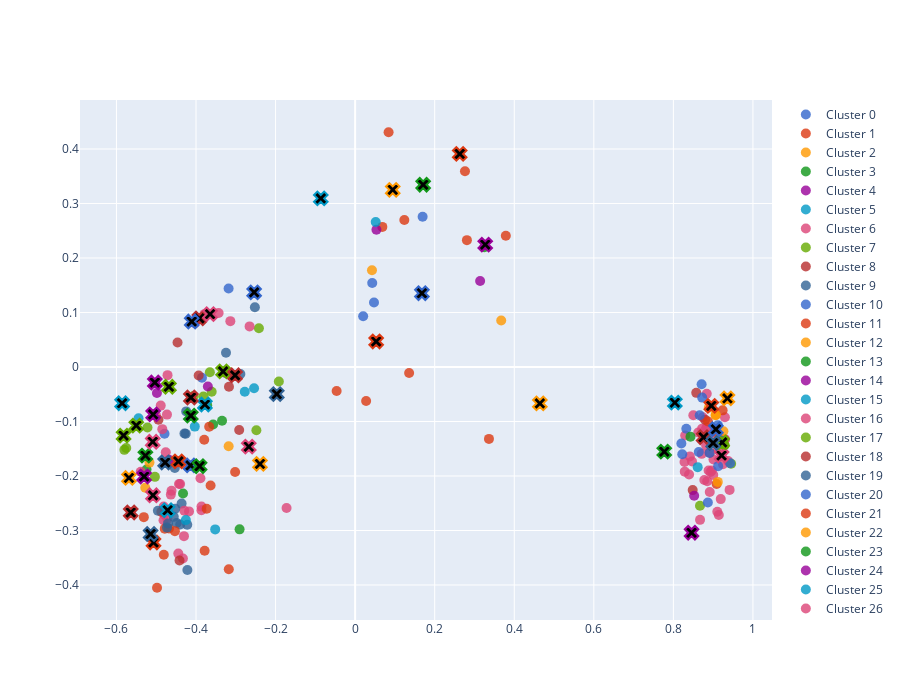

Source (notebook cell):
### Code cell
import numpy as np
import pandas as pd
import plotly.express as px
from sklearn.decomposition import PCA
import plotly.graph_objects as go

cluster_num = 200
mode = "joint"
epoch = 60
data_dir = "drama_sci-fi"
# cluster_range = (5, 10)
user_embeddings = np.load(f'res/{data_dir}/{cluster_num}/{mode}/user_embedding_{epoch}.npy')
cluster_labels = np.load(f'res/{data_dir}/{cluster_num}/{mode}/user_proto_label_{epoch}.npy')
cluster_embedding = np.load(f'res/{data_dir}/{cluster_num}/{mode}/cluster_embedding_{epoch}.npy')
gender_labels = np.load(f'res/{data_dir}/{cluster_num}/{mode}/gender_label_{epoch}.npy')

mask = gender_labels==1
male =np.unique(cluster_labels[mask], return_counts=True)
female =np.unique(cluster_labels[~mask], return_counts=True)
male_label,male_count = male[0], male[1]
female_label,female_count = female[0], female[1]
# cluster_range = sorted(list(set(male_label[np.where(male_count<10)]).intersection(set(female_label[np.where(female_count>10)]))))
set(male_label[np.where(male_count<20)]).intersection(set(female_label[np.where(female_count>20)]))
intersec_label = np.array(list(set(male_label).intersection(set(female_label))))
inter_female_count = female_count[[ True if l in intersec_label else False for l in female_label ]]
inter_male_count = male_count[[ True if l in intersec_label else False for l in male_label ]]
# cluster_range = intersec_label[[True if fc>mc else False for fc,mc in zip(inter_female_count,inter_male_count) ]]
target_label = intersec_label[[True if fc>mc else False for fc,mc in zip(inter_female_count,inter_male_count) ]]
diff = [fc/mc  for fc,mc in zip(inter_female_count,inter_male_count) if fc>mc]
res = [(l,dif) for l,dif in zip(target_label,diff)]
res.sort(key=lambda x:x[1],reverse=True)
cluster_range = sorted([l for l,d in res])
print(cluster_range)
pca = PCA(n_components=2)
embeddings_reduced = pca.fit_transform(user_embeddings)
cluster_embedding_reduced = pca.transform(cluster_embedding)[cluster_range]
df_plot = pd.DataFrame(embeddings_reduced, columns=['x', 'y'])
df_plot['cluster'] = cluster_labels
df_plot['gender'] = gender_labels
df_plot['gender'] = df_plot['gender'].apply(lambda x: "male" if x == 1 else "female")
# print("number of male data:",len(df_plot[df_plot['gender']=="male"]))
df_plot=df_plot[df_plot['gender']=="female"].reset_index(drop=True)
df_plot_filtered = df_plot[(df_plot['cluster'].isin(cluster_range))].sort_values('cluster')
target_index = df_plot_filtered.index   
print("number of female data:",len(df_plot_filtered))


mode = "female"
user_embeddings = np.load(f'res/{data_dir}/{cluster_num}/{mode}/user_embedding_{epoch}.npy')
cluster_labels = np.load(f'res/{data_dir}/{cluster_num}/{mode}/user_proto_label_{epoch}.npy')
cluster_embedding = np.load(f'res/{data_dir}/{cluster_num}/{mode}/cluster_embedding_{epoch}.npy')

# Perform PCA to reduce to 3 dimensions
pca = PCA(n_components=2)
embeddings_reduced = pca.fit_transform(user_embeddings)
cluster_embedding_reduced = pca.transform(cluster_embedding)
# Prepare the data for plotting
df_plot = pd.DataFrame(embeddings_reduced, columns=['x', 'y'])
df_plot['cluster'] = cluster_labels
df_plot = df_plot.iloc[target_index]

df_clusters = pd.DataFrame(cluster_embedding_reduced[df_plot['cluster'].unique()], columns=['x', 'y'])
df_clusters['cluster'] = range(len(cluster_embedding_reduced[df_plot['cluster'].unique()]))  

df_plot['cluster'] = df_plot['cluster'].astype(str)
# Create and show the 3D scatter plot
# fig = px.scatter(df_plot_filtered, x='x', y='y',
#                     color='cluster', 
#                     title='2D Plot of User Embeddings',
#                     labels={'cluster': 'Cluster Label'},
#                     width=1000,  # Specify the width here
#                     height=800,
# )
fig = go.Figure()
symbols_for_gender = {'male': 'circle', 'female': 'square'}
colors_for_legend = px.colors.qualitative.G10
for i in range(len(df_clusters)):
    fig.add_trace(
        go.Scatter(
            x=[None], y=[None],  # No data points, so it doesn't show in the plot
            mode='markers',
            marker=dict(
                size=10,
                color=colors_for_legend[i % len(colors_for_legend)],  # Use cluster color
            ),
            name=f'Cluster {i}',
            legendgroup='cluster'
        )
    )

# Add a trace for each cluster-gender combination without adding them to legend
for i, cluster in enumerate(df_plot['cluster'].unique()):
    df_subset = df_plot[(df_plot['cluster'] == cluster)]
    fig.add_trace(
        go.Scatter(
            x=df_subset['x'],
            y=df_subset['y'],
            mode='markers',
            marker=dict(
                size=12,
                color=colors_for_legend[i % len(colors_for_legend)],  # Loop through colors
                symbol="circle",
                opacity=0.7
            ),
            # name=f'{cluster}, {gender}',
            # legendgroup=gender,
            showlegend=False  # Set showlegend to False
        )
    )
fig.update_traces(marker=dict(size=10, opacity=0.8))
for i, row in df_clusters.iterrows():
    fig.add_trace(
        go.Scatter(
            x=[row['x']],
            y=[row['y']],
            mode='markers',
            marker=dict(
                size=12,
                color='black',  # Color for cluster centers
                line=dict(
                    color=colors_for_legend[i % len(colors_for_legend)],
                    width=2
                ),
                symbol='x'
            ),
            showlegend=False
        )
    )
fig.update_layout(
   
    height=700,  # Adjust the height as needed
    width=900,   # Adjust the width as needed
)
fig.show()

### Figure 1 — Plotly figure (JSON) as saved in the notebook; plotly's stock layout.template omitted (floating-point values rounded to 4 significant figures)
{"data": [{"legendgroup": "cluster", "marker": {"color": "#3366CC", "opacity": 0.8, "size": 10}, "mode": "markers", "name": "Cluster 0", "type": "scatter", "x": [null], "y": [null]}, {"legendgroup": "cluster", "marker": {"color": "#DC3912", "opacity": 0.8, "size": 10}, "mode": "markers", "name": "Cluster 1", "type": "scatter", "x": [null], "y": [null]}, {"legendgroup": "cluster", "marker": {"color": "#FF9900", "opacity": 0.8, "size": 10}, "mode": "markers", "name": "Cluster 2", "type": "scatter", "x": [null], "y": [null]}, {"legendgroup": "cluster", "marker": {"color": "#109618", "opacity": 0.8, "size": 10}, "mode": "markers", "name": "Cluster 3", "type": "scatter", "x": [null], "y": [null]}, {"legendgroup": "cluster", "marker": {"color": "#990099", "opacity": 0.8, "size": 10}, "mode": "markers", "name": "Cluster 4", "type": "scatter", "x": [null], "y": [null]}, {"legendgroup": "cluster", "marker": {"color": "#0099C6", "opacity": 0.8, "size": 10}, "mode": "markers", "name": "Cluster 5", "type": "scatter", "x": [null], "y": [null]}, {"legendgroup": "cluster", "marker": {"color": "#DD4477", "opacity": 0.8, "size": 10}, "mode": "markers", "name": "Cluster 6", "type": "scatter", "x": [null], "y": [null]}, {"legendgroup": "cluster", "marker": {"color": "#66AA00", "opacity": 0.8, "size": 10}, "mode": "markers", "name": "Cluster 7", "type": "scatter", "x": [null], "y": [null]}, {"legendgroup": "cluster", "marker": {"color": "#B82E2E", "opacity": 0.8, "size": 10}, "mode": "markers", "name": "Cluster 8", "type": "scatter", "x": [null], "y": [null]}, {"legendgroup": "cluster", "marker": {"color": "#316395", "opacity": 0.8, "size": 10}, "mode": "markers", "name": "Cluster 9", "type": "scatter", "x": [null], "y": [null]}, {"legendgroup": "cluster", "marker": {"color": "#3366CC", "opacity": 0.8, "size": 10}, "mode": "markers", "name": "Cluster 10", "type": "scatter", "x": [null], "y": [null]}, {"legendgroup": "cluster", "marker": {"color": "#DC3912", "opacity": 0.8, "size": 10}, "mode": "markers", "name": "Cluster 11", "type": "scatter", "x": [null], "y": [null]}, {"legendgroup": "cluster", "marker": {"color": "#FF9900", "opacity": 0.8, "size": 10}, "mode": "markers", "name": "Cluster 12", "type": "scatter", "x": [null], "y": [null]}, {"legendgroup": "cluster", "marker": {"color": "#109618", "opacity": 0.8, "size": 10}, "mode": "markers", "name": "Cluster 13", "type": "scatter", "x": [null], "y": [null]}, {"legendgroup": "cluster", "marker": {"color": "#990099", "opacity": 0.8, "size": 10}, "mode": "markers", "name": "Cluster 14", "type": "scatter", "x": [null], "y": [null]}, {"legendgroup": "cluster", "marker": {"color": "#0099C6", "opacity": 0.8, "size": 10}, "mode": "markers", "name": "Cluster 15", "type": "scatter", "x": [null], "y": [null]}, {"legendgroup": "cluster", "marker": {"color": "#DD4477", "opacity": 0.8, "size": 10}, "mode": "markers", "name": "Cluster 16", "type": "scatter", "x": [null], "y": [null]}, {"legendgroup": "cluster", "marker": {"color": "#66AA00", "opacity": 0.8, "size": 10}, "mode": "markers", "name": "Cluster 17", "type": "scatter", "x": [null], "y": [null]}, {"legendgroup": "cluster", "marker": {"color": "#B82E2E", "opacity": 0.8, "size": 10}, "mode": "markers", "name": "Cluster 18", "type": "scatter", "x": [null], "y": [null]}, {"legendgroup": "cluster", "marker": {"color": "#316395", "opacity": 0.8, "size": 10}, "mode": "markers", "name": "Cluster 19", "type": "scatter", "x": [null], "y": [null]}, {"legendgroup": "cluster", "marker": {"color": "#3366CC", "opacity": 0.8, "size": 10}, "mode": "markers", "name": "Cluster 20", "type": "scatter", "x": [null], "y": [null]}, {"legendgroup": "cluster", "marker": {"color": "#DC3912", "opacity": 0.8, "size": 10}, "mode": "markers", "name": "Cluster 21", "type": "scatter", "x": [null], "y": [null]}, {"legendgroup": "cluster", "marker": {"color": "#FF9900", "opacity": 0.8, "size": 10}, "mode": "markers", "name": "Cluster 22", "type": "scatter", "x": [null], "y": [null]}, {"legendgroup": "cluster", "marker": {"color": "#109618", "opacity": 0.8, "size": 10}, "mode": "markers", "name": "Cluster 23", "type": "scatter", "x": [null], "y": [null]}, {"legendgroup": "cluster", "marker": {"color": "#990099", "opacity": 0.8, "size": 10}, "mode": "markers", "name": "Cluster 24", "type": "scatter", "x": [null], "y": [null]}, {"legendgroup": "cluster", "marker": {"color": "#0099C6", "opacity": 0.8, "size": 10}, "mode": "markers", "name": "Cluster 25", "type": "scatter", "x": [null], "y": [null]}, {"legendgroup": "cluster", "marker": {"color": "#DD4477", "opacity": 0.8, "size": 10}, "mode": "markers", "name": "Cluster 26", "type": "scatter", "x": [null], "y": [null]}, {"legendgroup": "cluster", "marker": {"color": "#66AA00", "opacity": 0.8, "size": 10}, "mode": "markers", "name": "Cluster 27", "type": "scatter", "x": [null], "y": [null]}, {"legendgroup": "cluster", "marker": {"color": "#B82E2E", "opacity": 0.8, "size": 10}, "mode": "markers", "name": "Cluster 28", "type": "scatter", "x": [null], "y": [null]}, {"legendgroup": "cluster", "marker": {"color": "#316395", "opacity": 0.8, "size": 10}, "mode": "markers", "name": "Cluster 29", "type": "scatter", "x": [null], "y": [null]}, {"legendgroup": "cluster", "marker": {"color": "#3366CC", "opacity": 0.8, "size": 10}, "mode": "markers", "name": "Cluster 30", "type": "scatter", "x": [null], "y": [null]}, {"legendgroup": "cluster", "marker": {"color": "#DC3912", "opacity": 0.8, "size": 10}, "mode": "markers", "name": "Cluster 31", "type": "scatter", "x": [null], "y": [null]}, {"legendgroup": "cluster", "marker": {"color": "#FF9900", "opacity": 0.8, "size": 10}, "mode": "markers", "name": "Cluster 32", "type": "scatter", "x": [null], "y": [null]}, {"legendgroup": "cluster", "marker": {"color": "#109618", "opacity": 0.8, "size": 10}, "mode": "markers", "name": "Cluster 33", "type": "scatter", "x": [null], "y": [null]}, {"legendgroup": "cluster", "marker": {"color": "#990099", "opacity": 0.8, "size": 10}, "mode": "markers", "name": "Cluster 34", "type": "scatter", "x": [null], "y": [null]}, {"legendgroup": "cluster", "marker": {"color": "#0099C6", "opacity": 0.8, "size": 10}, "mode": "markers", "name": "Cluster 35", "type": "scatter", "x": [null], "y": [null]}, {"legendgroup": "cluster", "marker": {"color": "#DD4477", "opacity": 0.8, "size": 10}, "mode": "markers", "name": "Cluster 36", "type": "scatter", "x": [null], "y": [null]}, {"legendgroup": "cluster", "marker": {"color": "#66AA00", "opacity": 0.8, "size": 10}, "mode": "markers", "name": "Cluster 37", "type": "scatter", "x": [null], "y": [null]}, {"legendgroup": "cluster", "marker": {"color": "#B82E2E", "opacity": 0.8, "size": 10}, "mode": "markers", "name": "Cluster 38", "type": "scatter", "x": [null], "y": [null]}, {"legendgroup": "cluster", "marker": {"color": "#316395", "opacity": 0.8, "size": 10}, "mode": "markers", "name": "Cluster 39", "type": "scatter", "x": [null], "y": [null]}, {"legendgroup": "cluster", "marker": {"color": "#3366CC", "opacity": 0.8, "size": 10}, "mode": "markers", "name": "Cluster 40", "type": "scatter", "x": [null], "y": [null]}, {"legendgroup": "cluster", "marker": {"color": "#DC3912", "opacity": 0.8, "size": 10}, "mode": "markers", "name": "Cluster 41", "type": "scatter", "x": [null], "y": [null]}, {"legendgroup": "cluster", "marker": {"color": "#FF9900", "opacity": 0.8, "size": 10}, "mode": "markers", "name": "Cluster 42", "type": "scatter", "x": [null], "y": [null]}, {"legendgroup": "cluster", "marker": {"color": "#109618", "opacity": 0.8, "size": 10}, "mode": "markers", "name": "Cluster 43", "type": "scatter", "x": [null], "y": [null]}, {"legendgroup": "cluster", "marker": {"color": "#990099", "opacity": 0.8, "size": 10}, "mode": "markers", "name": "Cluster 44", "type": "scatter", "x": [null], "y": [null]}, {"legendgroup": "cluster", "marker": {"color": "#0099C6", "opacity": 0.8, "size": 10}, "mode": "markers", "name": "Cluster 45", "type": "scatter", "x": [null], "y": [null]}, {"legendgroup": "cluster", "marker": {"color": "#DD4477", "opacity": 0.8, "size": 10}, "mode": "markers", "name": "Cluster 46", "type": "scatter", "x": [null], "y": [null]}, {"legendgroup": "cluster", "marker": {"color": "#66AA00", "opacity": 0.8, "size": 10}, "mode": "markers", "name": "Cluster 47", "type": "scatter", "x": [null], "y": [null]}, {"legendgroup": "cluster", "marker": {"color": "#B82E2E", "opacity": 0.8, "size": 10}, "mode": "markers", "name": "Cluster 48", "type": "scatter", "x": [null], "y": [null]}, {"marker": {"color": "#3366CC", "opacity": 0.8, "size": 10, "symbol": "circle"}, "mode": "markers", "showlegend": false, "type": "scatter", "x": [0.02018, -0.3181], "y": [0.09321, 0.144]}, {"marker": {"color": "#DC3912", "opacity": 0.8, "size": 10, "symbol": "circle"}, "mode": "markers", "showlegend": false, "type": "scatter", "x": [0.1357, 0.02762, 0.3364, -0.04648], "y": [-0.01111, -0.06232, -0.132, -0.04392]}, {"marker": {"color": "#FF9900", "opacity": 0.8, "size": 10, "symbol": "circle"}, "mode": "markers", "showlegend": false, "type": "scatter", "x": [0.04233], "y": [0.1777]}, {"marker": {"color": "#109618", "opacity": 0.8, "size": 10, "symbol": "circle"}, "mode": "markers", "showlegend": false, "type": "scatter", "x": [-0.5243], "y": [-0.1883]}, {"marker": {"color": "#990099", "opacity": 0.8, "size": 10, "symbol": "circle"}, "mode": "markers", "showlegend": false, "type": "scatter", "x": [-0.3276, -0.4982], "y": [-0.01036, -0.04783]}, {"marker": {"color": "#0099C6", "opacity": 0.8, "size": 10, "symbol": "circle"}, "mode": "markers", "showlegend": false, "type": "scatter", "x": [-0.2774, -0.403, -0.2541], "y": [-0.0453, -0.1094, -0.03885]}, {"marker": {"color": "#DD4477", "opacity": 0.8, "size": 10, "symbol": "circle"}, "mode": "markers", "showlegend": false, "type": "scatter", "x": [-0.4633, -0.4427, -0.4469, -0.4676, -0.4719, -0.539, -0.4615, -0.3861, -0.4817, -0.3863, -0.4445, -0.4328, -0.4812, -0.4802], "y": [-0.2342, -0.2147, -0.1727, -0.1754, -0.2784, -0.1922, -0.2271, -0.2562, -0.2812, -0.263, -0.3424, -0.3513, -0.2559, -0.2705]}, {"marker": {"color": "#66AA00", "opacity": 0.8, "size": 10, "symbol": "circle"}, "mode": "markers", "showlegend": false, "type": "scatter", "x": [-0.2419, -0.2482, -0.1917, -0.3813], "y": [0.07101, -0.116, -0.02656, -0.05422]}, {"marker": {"color": "#B82E2E", "opacity": 0.8, "size": 10, "symbol": "circle"}, "mode": "markers", "showlegend": false, "type": "scatter", "x": [-0.4464, -0.3171], "y": [0.04482, -0.03616]}, {"marker": {"color": "#316395", "opacity": 0.8, "size": 10, "symbol": "circle"}, "mode": "markers", "showlegend": false, "type": "scatter", "x": [-0.3246, -0.4532, -0.4246, -0.4397, -0.429, -0.4258, -0.4362, -0.4485, -0.422, -0.4559], "y": [0.02626, -0.1853, -0.08147, -0.289, -0.122, -0.1225, -0.2507, -0.2861, -0.2895, -0.275]}, {"marker": {"color": "#3366CC", "opacity": 0.8, "size": 10, "symbol": "circle"}, "mode": "markers", "showlegend": false, "type": "scatter", "x": [-0.4791], "y": [-0.1225]}, {"marker": {"color": "#DC3912", "opacity": 0.8, "size": 10, "symbol": "circle"}, "mode": "markers", "showlegend": false, "type": "scatter", "x": [-0.4871, -0.3732, -0.3175, -0.3783, -0.4786, -0.453, -0.4679, -0.4979, -0.5312, -0.4809], "y": [-0.2657, -0.2602, -0.3711, -0.3372, -0.2969, -0.3012, -0.2964, -0.405, -0.2755, -0.3444]}, {"marker": {"color": "#FF9900", "opacity": 0.8, "size": 10, "symbol": "circle"}, "mode": "markers", "showlegend": false, "type": "scatter", "x": [-0.517, -0.5275], "y": [-0.1755, -0.2217]}, {"marker": {"color": "#109618", "opacity": 0.8, "size": 10, "symbol": "circle"}, "mode": "markers", "showlegend": false, "type": "scatter", "x": [-0.2904, -0.357, -0.4326], "y": [-0.2979, -0.1055, -0.2322]}, {"marker": {"color": "#990099", "opacity": 0.8, "size": 10, "symbol": "circle"}, "mode": "markers", "showlegend": false, "type": "scatter", "x": [-0.4679], "y": [-0.1703]}, {"marker": {"color": "#0099C6", "opacity": 0.8, "size": 10, "symbol": "circle"}, "mode": "markers", "showlegend": false, "type": "scatter", "x": [-0.5444], "y": [-0.0941]}, {"marker": {"color": "#DD4477", "opacity": 0.8, "size": 10, "symbol": "circle"}, "mode": "markers", "showlegend": false, "type": "scatter", "x": [0.8286, 0.8851, 0.9295, 0.867, 0.8624, 0.8839, 0.912, 0.8885, 0.8712, 0.881, 0.9003, 0.8778, 0.9294, 0.828, 0.8501, 0.8297, 0.9375, 0.919, 0.8835, 0.8966, 0.8722, 0.8394, 0.8963, 0.9413, 0.9104, 0.8932, 0.9247, 0.8738, 0.9294, 0.8823, 0.8914, 0.9142, 0.8415, 0.9009, 0.8469], "y": [-0.192, -0.2097, -0.09206, -0.2805, -0.1203, -0.0491, -0.1506, -0.19, -0.1594, -0.1147, -0.1982, -0.2072, -0.1327, -0.1745, -0.08863, -0.1256, -0.1724, -0.2424, -0.1107, -0.1898, -0.1131, -0.1974, -0.1288, -0.2255, -0.2655, -0.1927, -0.1786, -0.09231, -0.1327, -0.144, -0.2293, -0.2714, -0.1641, -0.1699, -0.1735]}, {"marker": {"color": "#66AA00", "opacity": 0.8, "size": 10, "symbol": "circle"}, "mode": "markers", "showlegend": false, "type": "scatter", "x": [0.9285, 0.8668, 0.9285, 0.9452], "y": [-0.1435, -0.2545, -0.1435, -0.1777]}, {"marker": {"color": "#B82E2E", "opacity": 0.8, "size": 10, "symbol": "circle"}, "mode": "markers", "showlegend": false, "type": "scatter", "x": [0.8796, 0.8914, 0.8575, 0.8485], "y": [-0.09662, -0.1571, -0.04746, -0.2259]}, {"marker": {"color": "#316395", "opacity": 0.8, "size": 10, "symbol": "circle"}, "mode": "markers", "showlegend": false, "type": "scatter", "x": [0.9191], "y": [-0.1336]}, {"marker": {"color": "#3366CC", "opacity": 0.8, "size": 10, "symbol": "circle"}, "mode": "markers", "showlegend": false, "type": "scatter", "x": [0.8866, 0.891, 0.8201, 0.9426, 0.9126, 0.871, 0.9119, 0.8724, 0.8325, 0.8661, 0.8223, 0.8639], "y": [-0.2485, -0.1577, -0.1405, -0.1767, -0.1819, -0.03167, -0.1067, -0.05613, -0.1133, -0.08842, -0.1601, -0.1559]}, {"marker": {"color": "#DC3912", "opacity": 0.8, "size": 10, "symbol": "circle"}, "mode": "markers", "showlegend": false, "type": "scatter", "x": [0.9238, 0.8869, 0.9087, 0.9047], "y": [-0.07956, -0.1001, -0.2147, -0.1188]}, {"marker": {"color": "#FF9900", "opacity": 0.8, "size": 10, "symbol": "circle"}, "mode": "markers", "showlegend": false, "type": "scatter", "x": [0.9066, 0.889, 0.9116, 0.9258, 0.9061], "y": [-0.08823, -0.07474, -0.2108, -0.1178, -0.08831]}, {"marker": {"color": "#109618", "opacity": 0.8, "size": 10, "symbol": "circle"}, "mode": "markers", "showlegend": false, "type": "scatter", "x": [0.843], "y": [-0.1279]}, {"marker": {"color": "#990099", "opacity": 0.8, "size": 10, "symbol": "circle"}, "mode": "markers", "showlegend": false, "type": "scatter", "x": [0.8523], "y": [-0.2361]}, {"marker": {"color": "#0099C6", "opacity": 0.8, "size": 10, "symbol": "circle"}, "mode": "markers", "showlegend": false, "type": "scatter", "x": [0.8611], "y": [-0.1837]}, {"marker": {"color": "#DD4477", "opacity": 0.8, "size": 10, "symbol": "circle"}, "mode": "markers", "showlegend": false, "type": "scatter", "x": [-0.4399, -0.3888, -0.476, -0.4294, -0.4729, -0.5008, -0.4425, -0.4302, -0.4715, -0.4847, -0.4175, -0.4886], "y": [-0.2146, -0.2042, -0.1565, -0.2636, -0.08738, -0.08877, -0.1748, -0.3104, -0.01495, -0.1141, -0.265, -0.07083]}, {"marker": {"color": "#66AA00", "opacity": 0.8, "size": 10, "symbol": "circle"}, "mode": "markers", "showlegend": false, "type": "scatter", "x": [-0.4062, -0.3606, -0.3651], "y": [-0.0534, -0.0454, -0.009667]}, {"marker": {"color": "#B82E2E", "opacity": 0.8, "size": 10, "symbol": "circle"}, "mode": "markers", "showlegend": false, "type": "scatter", "x": [-0.2915], "y": [-0.1157]}, {"marker": {"color": "#316395", "opacity": 0.8, "size": 10, "symbol": "circle"}, "mode": "markers", "showlegend": false, "type": "scatter", "x": [-0.4729, -0.4522, -0.4704, -0.4217, -0.4958], "y": [-0.2947, -0.2601, -0.2871, -0.3724, -0.2639]}, {"marker": {"color": "#3366CC", "opacity": 0.8, "size": 10, "symbol": "circle"}, "mode": "markers", "showlegend": false, "type": "scatter", "x": [-0.385], "y": [-0.01964]}, {"marker": {"color": "#DC3912", "opacity": 0.8, "size": 10, "symbol": "circle"}, "mode": "markers", "showlegend": false, "type": "scatter", "x": [-0.3633, -0.3669, -0.3793, -0.3017], "y": [-0.2173, -0.1097, -0.1335, -0.1927]}, {"marker": {"color": "#FF9900", "opacity": 0.8, "size": 10, "symbol": "circle"}, "mode": "markers", "showlegend": false, "type": "scatter", "x": [-0.3179], "y": [-0.1455]}, {"marker": {"color": "#109618", "opacity": 0.8, "size": 10, "symbol": "circle"}, "mode": "markers", "showlegend": false, "type": "scatter", "x": [-0.3345, -0.3718], "y": [-0.09874, -0.07025]}, {"marker": {"color": "#990099", "opacity": 0.8, "size": 10, "symbol": "circle"}, "mode": "markers", "showlegend": false, "type": "scatter", "x": [-0.3702], "y": [-0.03595]}, {"marker": {"color": "#0099C6", "opacity": 0.8, "size": 10, "symbol": "circle"}, "mode": "markers", "showlegend": false, "type": "scatter", "x": [-0.3518, -0.4255], "y": [-0.298, -0.2809]}, {"marker": {"color": "#DD4477", "opacity": 0.8, "size": 10, "symbol": "circle"}, "mode": "markers", "showlegend": false, "type": "scatter", "x": [-0.1724], "y": [-0.2586]}, {"marker": {"color": "#66AA00", "opacity": 0.8, "size": 10, "symbol": "circle"}, "mode": "markers", "showlegend": false, "type": "scatter", "x": [-0.5033], "y": [-0.2016]}, {"marker": {"color": "#B82E2E", "opacity": 0.8, "size": 10, "symbol": "circle"}, "mode": "markers", "showlegend": false, "type": "scatter", "x": [-0.4414], "y": [-0.3549]}, {"marker": {"color": "#316395", "opacity": 0.8, "size": 10, "symbol": "circle"}, "mode": "markers", "showlegend": false, "type": "scatter", "x": [-0.2885, -0.252], "y": [-0.01284, 0.1096]}, {"marker": {"color": "#3366CC", "opacity": 0.8, "size": 10, "symbol": "circle"}, "mode": "markers", "showlegend": false, "type": "scatter", "x": [0.04298, 0.04743, 0.1697], "y": [0.1541, 0.1185, 0.2756]}, {"marker": {"color": "#DC3912", "opacity": 0.8, "size": 10, "symbol": "circle"}, "mode": "markers", "showlegend": false, "type": "scatter", "x": [0.3788, 0.1237, 0.281, 0.0841, 0.06841, 0.2761], "y": [0.2409, 0.2696, 0.2328, 0.4307, 0.2571, 0.3592]}, {"marker": {"color": "#FF9900", "opacity": 0.8, "size": 10, "symbol": "circle"}, "mode": "markers", "showlegend": false, "type": "scatter", "x": [0.3672], "y": [0.08534]}, {"marker": {"color": "#109618", "opacity": 0.8, "size": 10, "symbol": "circle"}, "mode": "markers", "showlegend": false, "type": "scatter", "x": [0.3249], "y": [0.2199]}, {"marker": {"color": "#990099", "opacity": 0.8, "size": 10, "symbol": "circle"}, "mode": "markers", "showlegend": false, "type": "scatter", "x": [0.3142, 0.05358], "y": [0.1578, 0.2519]}, {"marker": {"color": "#0099C6", "opacity": 0.8, "size": 10, "symbol": "circle"}, "mode": "markers", "showlegend": false, "type": "scatter", "x": [0.0518], "y": [0.266]}, {"marker": {"color": "#DD4477", "opacity": 0.8, "size": 10, "symbol": "circle"}, "mode": "markers", "showlegend": false, "type": "scatter", "x": [-0.3432, -0.3789, -0.3137, -0.4027, -0.2653], "y": [0.09893, 0.09699, 0.08408, 0.08052, 0.07449]}, {"marker": {"color": "#66AA00", "opacity": 0.8, "size": 10, "symbol": "circle"}, "mode": "markers", "showlegend": false, "type": "scatter", "x": [-0.5219, -0.58, -0.5754], "y": [-0.1109, -0.152, -0.1487]}, {"marker": {"color": "#B82E2E", "opacity": 0.8, "size": 10, "symbol": "circle"}, "mode": "markers", "showlegend": false, "type": "scatter", "x": [-0.4944, -0.3933], "y": [-0.09665, -0.01552]}, {"marker": {"color": "black", "line": {"color": "#3366CC", "width": 2}, "size": 12, "symbol": "x"}, "mode": "markers", "showlegend": false, "type": "scatter", "x": [-0.2538], "y": [0.137]}, {"marker": {"color": "black", "line": {"color": "#DC3912", "width": 2}, "size": 12, "symbol": "x"}, "mode": "markers", "showlegend": false, "type": "scatter", "x": [0.05288], "y": [0.04686]}, {"marker": {"color": "black", "line": {"color": "#FF9900", "width": 2}, "size": 12, "symbol": "x"}, "mode": "markers", "showlegend": false, "type": "scatter", "x": [0.09457], "y": [0.325]}, {"marker": {"color": "black", "line": {"color": "#109618", "width": 2}, "size": 12, "symbol": "x"}, "mode": "markers", "showlegend": false, "type": "scatter", "x": [-0.5272], "y": [-0.1626]}, {"marker": {"color": "black", "line": {"color": "#990099", "width": 2}, "size": 12, "symbol": "x"}, "mode": "markers", "showlegend": false, "type": "scatter", "x": [-0.5035], "y": [-0.02845]}, {"marker": {"color": "black", "line": {"color": "#0099C6", "width": 2}, "size": 12, "symbol": "x"}, "mode": "markers", "showlegend": false, "type": "scatter", "x": [-0.3776], "y": [-0.06886]}, {"marker": {"color": "black", "line": {"color": "#DD4477", "width": 2}, "size": 12, "symbol": "x"}, "mode": "markers", "showlegend": false, "type": "scatter", "x": [-0.5081], "y": [-0.2354]}, {"marker": {"color": "black", "line": {"color": "#66AA00", "width": 2}, "size": 12, "symbol": "x"}, "mode": "markers", "showlegend": false, "type": "scatter", "x": [-0.332], "y": [-0.008078]}, {"marker": {"color": "black", "line": {"color": "#B82E2E", "width": 2}, "size": 12, "symbol": "x"}, "mode": "markers", "showlegend": false, "type": "scatter", "x": [-0.3915], "y": [0.08924]}, {"marker": {"color": "black", "line": {"color": "#316395", "width": 2}, "size": 12, "symbol": "x"}, "mode": "markers", "showlegend": false, "type": "scatter", "x": [-0.4776], "y": [-0.1752]}, {"marker": {"color": "black", "line": {"color": "#3366CC", "width": 2}, "size": 12, "symbol": "x"}, "mode": "markers", "showlegend": false, "type": "scatter", "x": [-0.4137], "y": [-0.1806]}, {"marker": {"color": "black", "line": {"color": "#DC3912", "width": 2}, "size": 12, "symbol": "x"}, "mode": "markers", "showlegend": false, "type": "scatter", "x": [-0.5068], "y": [-0.322]}, {"marker": {"color": "black", "line": {"color": "#FF9900", "width": 2}, "size": 12, "symbol": "x"}, "mode": "markers", "showlegend": false, "type": "scatter", "x": [-0.5686], "y": [-0.2035]}, {"marker": {"color": "black", "line": {"color": "#109618", "width": 2}, "size": 12, "symbol": "x"}, "mode": "markers", "showlegend": false, "type": "scatter", "x": [-0.391], "y": [-0.182]}, {"marker": {"color": "black", "line": {"color": "#990099", "width": 2}, "size": 12, "symbol": "x"}, "mode": "markers", "showlegend": false, "type": "scatter", "x": [-0.5304], "y": [-0.2009]}, {"marker": {"color": "black", "line": {"color": "#0099C6", "width": 2}, "size": 12, "symbol": "x"}, "mode": "markers", "showlegend": false, "type": "scatter", "x": [-0.5858], "y": [-0.06649]}, {"marker": {"color": "black", "line": {"color": "#DD4477", "width": 2}, "size": 12, "symbol": "x"}, "mode": "markers", "showlegend": false, "type": "scatter", "x": [0.9212], "y": [-0.1624]}, {"marker": {"color": "black", "line": {"color": "#66AA00", "width": 2}, "size": 12, "symbol": "x"}, "mode": "markers", "showlegend": false, "type": "scatter", "x": [0.9225], "y": [-0.1384]}, {"marker": {"color": "black", "line": {"color": "#B82E2E", "width": 2}, "size": 12, "symbol": "x"}, "mode": "markers", "showlegend": false, "type": "scatter", "x": [0.876], "y": [-0.1288]}, {"marker": {"color": "black", "line": {"color": "#316395", "width": 2}, "size": 12, "symbol": "x"}, "mode": "markers", "showlegend": false, "type": "scatter", "x": [0.8999], "y": [-0.1395]}, {"marker": {"color": "black", "line": {"color": "#3366CC", "width": 2}, "size": 12, "symbol": "x"}, "mode": "markers", "showlegend": false, "type": "scatter", "x": [0.9068], "y": [-0.1143]}, {"marker": {"color": "black", "line": {"color": "#DC3912", "width": 2}, "size": 12, "symbol": "x"}, "mode": "markers", "showlegend": false, "type": "scatter", "x": [0.8953], "y": [-0.07127]}, {"marker": {"color": "black", "line": {"color": "#FF9900", "width": 2}, "size": 12, "symbol": "x"}, "mode": "markers", "showlegend": false, "type": "scatter", "x": [0.9359], "y": [-0.05761]}, {"marker": {"color": "black", "line": {"color": "#109618", "width": 2}, "size": 12, "symbol": "x"}, "mode": "markers", "showlegend": false, "type": "scatter", "x": [0.777], "y": [-0.1553]}, {"marker": {"color": "black", "line": {"color": "#990099", "width": 2}, "size": 12, "symbol": "x"}, "mode": "markers", "showlegend": false, "type": "scatter", "x": [0.8457], "y": [-0.304]}, {"marker": {"color": "black", "line": {"color": "#0099C6", "width": 2}, "size": 12, "symbol": "x"}, "mode": "markers", "showlegend": false, "type": "scatter", "x": [0.8037], "y": [-0.06538]}, {"marker": {"color": "black", "line": {"color": "#DD4477", "width": 2}, "size": 12, "symbol": "x"}, "mode": "markers", "showlegend": false, "type": "scatter", "x": [-0.5087], "y": [-0.1372]}, {"marker": {"color": "black", "line": {"color": "#66AA00", "width": 2}, "size": 12, "symbol": "x"}, "mode": "markers", "showlegend": false, "type": "scatter", "x": [-0.4681], "y": [-0.03628]}, {"marker": {"color": "black", "line": {"color": "#B82E2E", "width": 2}, "size": 12, "symbol": "x"}, "mode": "markers", "showlegend": false, "type": "scatter", "x": [-0.3018], "y": [-0.01525]}, {"marker": {"color": "black", "line": {"color": "#316395", "width": 2}, "size": 12, "symbol": "x"}, "mode": "markers", "showlegend": false, "type": "scatter", "x": [-0.5141], "y": [-0.3064]}, {"marker": {"color": "black", "line": {"color": "#3366CC", "width": 2}, "size": 12, "symbol": "x"}, "mode": "markers", "showlegend": false, "type": "scatter", "x": [-0.4107], "y": [0.08337]}, {"marker": {"color": "black", "line": {"color": "#DC3912", "width": 2}, "size": 12, "symbol": "x"}, "mode": "markers", "showlegend": false, "type": "scatter", "x": [-0.4444], "y": [-0.1732]}, {"marker": {"color": "black", "line": {"color": "#FF9900", "width": 2}, "size": 12, "symbol": "x"}, "mode": "markers", "showlegend": false, "type": "scatter", "x": [-0.2392], "y": [-0.1778]}, {"marker": {"color": "black", "line": {"color": "#109618", "width": 2}, "size": 12, "symbol": "x"}, "mode": "markers", "showlegend": false, "type": "scatter", "x": [-0.4131], "y": [-0.08931]}, {"marker": {"color": "black", "line": {"color": "#990099", "width": 2}, "size": 12, "symbol": "x"}, "mode": "markers", "showlegend": false, "type": "scatter", "x": [-0.5077], "y": [-0.08696]}, {"marker": {"color": "black", "line": {"color": "#0099C6", "width": 2}, "size": 12, "symbol": "x"}, "mode": "markers", "showlegend": false, "type": "scatter", "x": [-0.4713], "y": [-0.2628]}, {"marker": {"color": "black", "line": {"color": "#DD4477", "width": 2}, "size": 12, "symbol": "x"}, "mode": "markers", "showlegend": false, "type": "scatter", "x": [-0.2673], "y": [-0.1462]}, {"marker": {"color": "black", "line": {"color": "#66AA00", "width": 2}, "size": 12, "symbol": "x"}, "mode": "markers", "showlegend": false, "type": "scatter", "x": [-0.5501], "y": [-0.1075]}, {"marker": {"color": "black", "line": {"color": "#B82E2E", "width": 2}, "size": 12, "symbol": "x"}, "mode": "markers", "showlegend": false, "type": "scatter", "x": [-0.564], "y": [-0.2669]}, {"marker": {"color": "black", "line": {"color": "#316395", "width": 2}, "size": 12, "symbol": "x"}, "mode": "markers", "showlegend": false, "type": "scatter", "x": [-0.1969], "y": [-0.0497]}, {"marker": {"color": "black", "line": {"color": "#3366CC", "width": 2}, "size": 12, "symbol": "x"}, "mode": "markers", "showlegend": false, "type": "scatter", "x": [0.1678], "y": [0.1354]}, {"marker": {"color": "black", "line": {"color": "#DC3912", "width": 2}, "size": 12, "symbol": "x"}, "mode": "markers", "showlegend": false, "type": "scatter", "x": [0.2629], "y": [0.391]}, {"marker": {"color": "black", "line": {"color": "#FF9900", "width": 2}, "size": 12, "symbol": "x"}, "mode": "markers", "showlegend": false, "type": "scatter", "x": [0.4643], "y": [-0.0668]}, {"marker": {"color": "black", "line": {"color": "#109618", "width": 2}, "size": 12, "symbol": "x"}, "mode": "markers", "showlegend": false, "type": "scatter", "x": [0.171], "y": [0.3344]}, {"marker": {"color": "black", "line": {"color": "#990099", "width": 2}, "size": 12, "symbol": "x"}, "mode": "markers", "showlegend": false, "type": "scatter", "x": [0.327], "y": [0.2245]}, {"marker": {"color": "black", "line": {"color": "#0099C6", "width": 2}, "size": 12, "symbol": "x"}, "mode": "markers", "showlegend": false, "type": "scatter", "x": [-0.08635], "y": [0.3094]}, {"marker": {"color": "black", "line": {"color": "#DD4477", "width": 2}, "size": 12, "symbol": "x"}, "mode": "markers", "showlegend": false, "type": "scatter", "x": [-0.3647], "y": [0.09701]}, {"marker": {"color": "black", "line": {"color": "#66AA00", "width": 2}, "size": 12, "symbol": "x"}, "mode": "markers", "showlegend": false, "type": "scatter", "x": [-0.5821], "y": [-0.1258]}, {"marker": {"color": "black", "line": {"color": "#B82E2E", "width": 2}, "size": 12, "symbol": "x"}, "mode": "markers", "showlegend": false, "type": "scatter", "x": [-0.4128], "y": [-0.05598]}], "layout": {"height": 700, "width": 900}}
